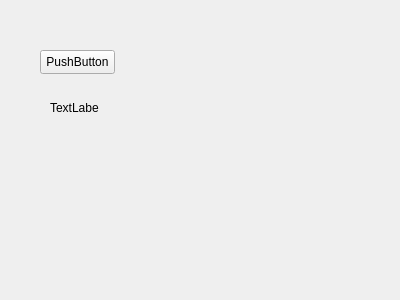
<?xml version="1.0" encoding="UTF-8"?>
<ui version="4.0">
 <class>Form</class>
 <widget class="QWidget" name="Form">
  <property name="geometry">
   <rect>
    <x>0</x>
    <y>0</y>
    <width>400</width>
    <height>300</height>
   </rect>
  </property>
  <property name="windowTitle">
   <string>Form</string>
  </property>
  <widget class="QLabel" name="label">
   <property name="geometry">
    <rect>
     <x>50</x>
     <y>100</y>
     <width>49</width>
     <height>16</height>
    </rect>
   </property>
   <property name="text">
    <string>TextLabel</string>
   </property>
  </widget>
  <widget class="QPushButton" name="pushButton">
   <property name="geometry">
    <rect>
     <x>40</x>
     <y>50</y>
     <width>75</width>
     <height>24</height>
    </rect>
   </property>
   <property name="text">
    <string>PushButton</string>
   </property>
  </widget>
 </widget>
 <resources/>
 <connections>
  <connection>
   <sender>pushButton</sender>
   <signal>clicked()</signal>
   <receiver>label</receiver>
   <slot>hide()</slot>
   <hints>
    <hint type="sourcelabel">
     <x>74</x>
     <y>63</y>
    </hint>
    <hint type="destinationlabel">
     <x>76</x>
     <y>107</y>
    </hint>
   </hints>
  </connection>
 </connections>
</ui>
